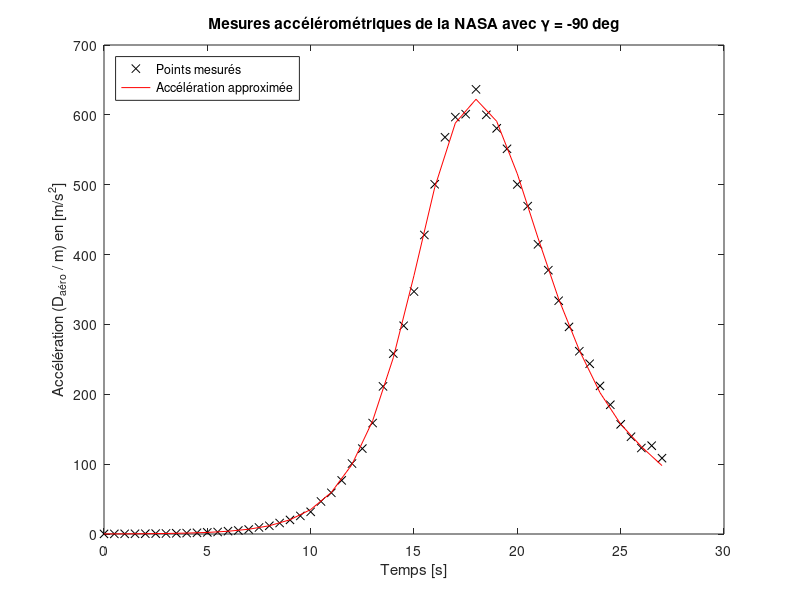
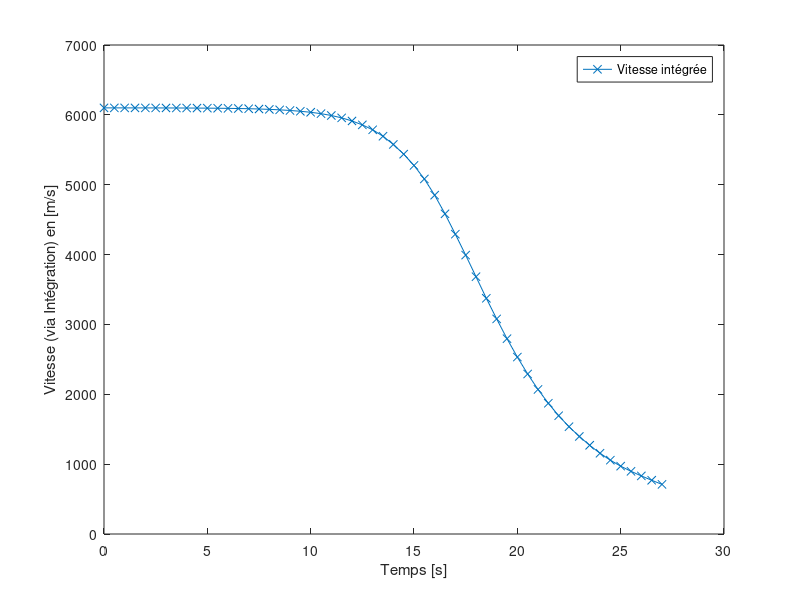
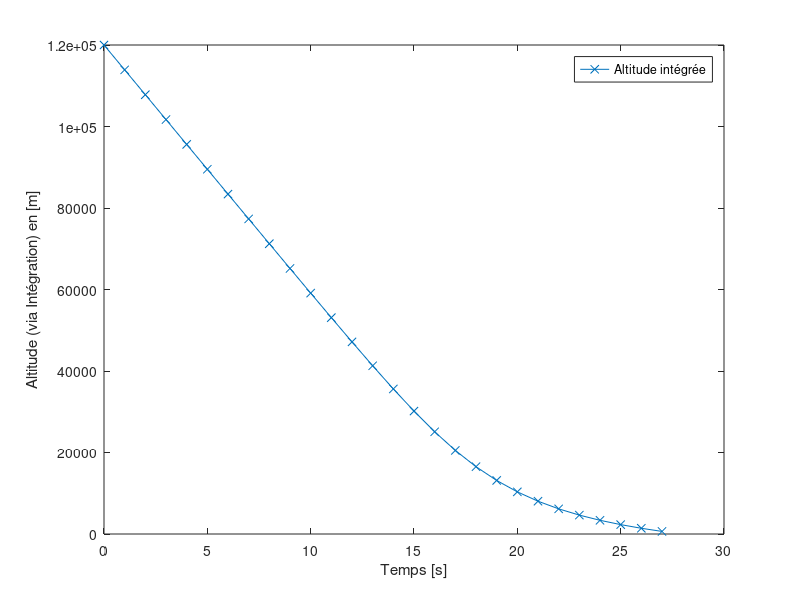
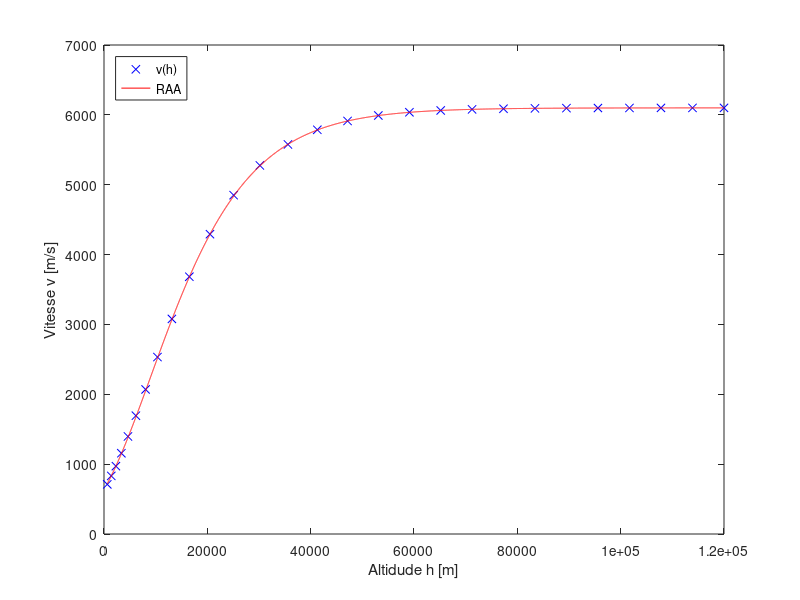

These charts were generated, in order, by the following MATLAB code: (Note: this script raises an error after producing the figures.)
clc
clear all
close all

load Accelero_Data_from_NASA

% ======== Paramètres ========  %
% NOTE : Mettre tout les angles en RADIANS dans les équations

m = 50;                 % kg            Masse de la capsule)
J = 1.5;                % kg-m^2        Inertie de la capsule)
R_mars = 3397e3;        % m             Rayon de mars
mu_mars = 42830e9;      % m^3/s^2       Paramètre grav. de Mars
%rho0 = ???             % ???           Densité atmosphérique à h0
%hs = ???               % ???           Facteur d'échelle de la densité
S = 0.8;                % m^2           Surface aéro. de la capsule
d = 0.05;               % m             Dimension aéro. de la capsule
CD0 = 1.2;              %               Coefficient de la trainée
CLa = 0.8;              %               Coefficient de la portance
CMa = -0.07;            %               Coefficient de couple
CMq = -0.05;            %               Coefficient d'amortissement
CMd = 0.1;              %               Coefficient de volet aéro.

% ======== Condition intiales ======== %

v_ini = 6100;           % m/s
gamma_ini = -20.5;      % deg       !!!
gamma_ini_rad = deg2rad(gamma_ini);
h_ini = 120000;         % m
s_ini = 0.0;            % deg       !!!
theta_ini = -80;        % deg       !!!
theta_ini_rad = deg2rad(theta_ini);
q_ini = 0.0;            % deg/s     !!!


% ======== Condition finales désirées ======== %

v_fin1 = 250;           % m/s       
v_fin2 = 300;           % m/s
h_fin = 10000;          % m

% ======== Contraintes ======== %

Delta_t_lim = 40;        % s
P_dyn_max = 9500;        % N/m^2
D_aero_max = 2650;       % N (pas dépasser ça plus que 40s)
% │theta_cmd│ < 60 deg


%% Résultat de la NASA

% ======== Condition intiales ======== %

v_ini_nasa = 6100;          % m/s
gamma_ini_nasa = -90;       % deg       
h_ini_nasa = 120000;        % m
s_ini_nasa = 0.0;           % deg       
theta_ini_nasa = -90;       % deg       
q_ini_nasa = 0.0;           % deg/s     


% ======== Bruit de mesure et Paramètre Balistique ======== %
sigma_n = 0.035;            % ??? car sigma_n((a_mes-a_approx)/a_mes) donc mult ???
B = CD0*S/m;                % m^2/kg

%% Identification

% Intégrons les données pour obtenir v(h). On cherche donc deux set de
% données qui donne des v et des h pour des temps identiques qu'on met
% ensemble par la suite. a->v par Trapeze et v->h par Simpson. Int

% 1. Trapèze:
v_trap(1) = 0;  %Initialisation du vecteur
dt = t(2)-t(1);
%dt = (t(end) - t(1))/length(t)
for n = 2:length(acc_mes)
    v_trap(n) = dt/2 * (acc_mes(1) + acc_mes(n) + 2*sum(acc_mes(2:n-1)));
end
v_trap = -v_trap + v_ini_nasa; % Pour ajouter la vitesse initiale à t = 0;

% Erreur sur trapeze
fpa_v = (acc_mes(2)-acc_mes(1))/dt; 
fpb_v = (acc_mes(end)-acc_mes(end-1))/dt; 
err_v = abs(dt^2/12 * (fpb_v - fpa_v));

% 2. Simpson:
h_simp(1) = 0;  %Initialisation du vecteur
t_simp(1) = t(1);
for n = 3:2:length(v_trap)
    h_simp((n-1)/2+1) = dt/3 * (-v_trap(1) + -v_trap(n) + 4*sum(-v_trap(2:2:n-1)) + 2*sum(-v_trap(3:2:n-1)));
    t_simp((n-1)/2+1) = t(n);
end
h_simp = h_simp + h_ini_nasa; % Pour ajouter la hauteur initiale à t = 0;

% Erreur sur Simpson
fpppa_h = ( -v_trap(4) - -3*v_trap(3) + -3*v_trap(2) - -v_trap(1) )/dt^3; 
fpppb_h = ( -v_trap(end) - -3*v_trap(end-1) + -3*v_trap(end-2) - -v_trap(end-3) )/dt^3;
err_h = abs(dt^4/180 * (fpppb_h - fpppa_h));

% Les paires de données sont donc v_trap(1:2:end) et h_simp pour t_simp (ou
% t(1:2:end)

% 3. Approximation à 2 paramètres:
Pdyn = acc_mes*m/(S*CD0);

Y = log(2*Pdyn(1:2:end)./(v_trap(1:2:end)'.^2));
X = h_simp';

b_m = inv([length(X),sum(X);sum(X),sum(X.^2)])*[sum(Y);sum(Y.*X)];

hs = -1/b_m(2)      % hs = 11100 [m] ou 1.11e4 [km] selon google
rho0 = exp(b_m(1))  % rho0 = 0.020 kg/m^3 selon google

% 4.  Calcul de l'erreur RMS et R2
% RMS
a_approx = (S*CD0)/m * 1/2*rho0*exp(-h_simp/hs).*v_trap(1:2:end).^2;
E = sum((a_approx-acc_mes(1:2:end)').^2);
RMS_a = sqrt(1/length(acc_mes(1:2:end)) * E)   % NOTE : RMS de l'acceleration

% NOTE : R2 TOUJOURS calculée dans le domaine linéaire (Y,X)
Y_calc = log(rho0*exp(-h_simp/hs));
R2 = sum((Y_calc-mean(Y)).^2)/sum((Y-mean(Y)).^2);


% 5. Comparaison avec bruit de l'accelerometre + RMS absolue (a_mes-a_approx)
% et (a_mes-a_approx)/a_mes

RMS_a_relatif = sqrt(1/length(acc_mes(1:2:end)) * sum((((a_approx-acc_mes(1:2:end)'))./acc_mes(1:2:end)').^2));

% Graphiques 
figure
plot(t,acc_mes,'kx')
hold on
plot(t_simp,a_approx,'r')
hold off
xlabel('Temps [s]')
ylabel('Accélération (D_{aéro} / m) en [m/s^2]')
legend('Points mesurés','Accélération approximée','Location','NorthWest')
title('Mesures accélérométriques de la NASA avec \gamma = -90 deg')

figure
plot(t,v_trap,'-x')
xlabel('Temps [s]')
ylabel('Vitesse (via Intégration) en [m/s]')
legend('Vitesse intégrée','Location','NorthEast')

figure
plot(t_simp,h_simp,'-x')
xlabel('Temps [s]')
ylabel('Altitude (via Intégration) en [m]')
legend('Altitude intégrée','Location','NorthEast')


%% Validation de la RAA
h_raa = linspace(h_simp(1),h_simp(end),1e4);

rho_raa = rho0 * exp(-h_raa/hs);
rho_raa_ini = rho0 * exp(-h_ini_nasa/hs);
v_raa = v_ini_nasa * exp(1/2 * B * hs * (rho_raa - rho_raa_ini)/sind(gamma_ini_nasa));

figure
plot(h_simp,v_trap(1:2:end),'xb')
hold on
plot(h_raa,v_raa,'r')
hold off
xlabel('Altidude h [m]')
ylabel('Vitesse v [m/s]')
legend('v(h)','RAA','Location','NorthWest')

%% Vérification des limites structurelle de la capsule

% Exprimons la courbe Pdyn avec RAA+gravité et appliquons Newton-Rhapson
% sur celui-ci. Note: Ce Pdyn sera en fonction de h et le delta_t_lim sera
% fait a partir du delta_h trouver par newton-rhapson.


% 0. Calcu de delta_v_aero
delta_v_aero1 = v_fin1 - sqrt(v_ini^2 + 2*mu_mars*(1/(h_fin+R_mars) - 1/(h_ini+R_mars)));
delta_v_aero2 = v_fin2 - sqrt(v_ini^2 + 2*mu_mars*(1/(h_fin+R_mars) - 1/(h_ini+R_mars)));

% 1. Calcul de l'angle gamma_ref pour les deux vitesse terminales
% Rho final utilisé dans les calculs de gamma ref
rho_fin = rho0*exp(-h_fin/hs);

% Calculs gamma refs
gamma_ref1 = asind(0.5*B*hs*(rho_fin - rho_raa_ini)/(log(1 + delta_v_aero1/v_ini))); 
gamma_ref2 = asind(0.5*B*hs*(rho_fin - rho_raa_ini)/(log(1 + delta_v_aero2/v_ini))); 

% Je refais les vecteurs de v avec la raa
v_raa_ref1 =  v_ini_nasa * exp((1/2) * B * hs * (rho_raa - rho_raa_ini)./sind(gamma_ref1));
v_raa_ref2 =  v_ini_nasa * exp((1/2) * B * hs * (rho_raa - rho_raa_ini)./sind(gamma_ref2));

% Pour vfin1 = 250 m/s
P_dyn_ref1 = (1/2)* rho_raa .* v_raa_ref1.^2;
D_aero_ref1 = P_dyn_ref1*S*CD0;
P_dyn_max1 = max(P_dyn_ref1); % ON EST GOOD C'EST EN BAS DE 9500
F_ref1 = D_aero_ref1 - D_aero_max;

% Pour vfin2 = 300 m/s
P_dyn_ref2 = (1/2)* rho_raa .* v_raa_ref2.^2;
D_aero_ref2 = P_dyn_ref2*S*CD0;
P_dyn_max2 = max(P_dyn_ref2); % ON EST GOOD C'EST EN BAS DE 9500

% Affichage des Daero en fonction de l'altitde
figure
plot(h_raa, D_aero_ref1)
hold on
plot(h_raa, ones(length(h_raa), 1)*D_aero_max)
title('Daero selon altitude :  vfin = 250 m/s')
xlabel('Altitude h [m]')
ylabel('Trainee Daero [N]') 
hold off

figure
plot(h_raa, D_aero_ref2)
hold on
plot(h_raa, ones(length(h_raa), 1)*D_aero_max)
title('Daero selon altitude :  vfin = 300 m/s')
xlabel('Altitude h [m]')
ylabel('Trainee Daero [N]') 
hold off


% 2. Newton-Raphson
tol = 1e-10; % Donnée dans guide étudiant

% =======================     VFIN1 = 250 m/s   ========================= %
% ===================     c'est avec gamma_ref_1   ====================== %
% points de départ des itérations, voir graph pour comprendre
h_vfin1_1 = 19000; 
h_vfin1_2 = 40000; 

% rho est fonction de h
rho_vfin1_1 = rho0 * exp(-h_vfin1_1/hs);
rho_vfin1_2 = rho0 * exp(-h_vfin1_2/hs);

% v aussi fonction de h (Pour RAA)
v_vfin1_1 = v_ini_nasa * exp(1/2*B*hs*(rho_vfin1_1 - rho_raa_ini)/sind(gamma_ref1));
v_vfin1_2 = v_ini_nasa * exp(1/2*B*hs*(rho_vfin1_2 - rho_raa_ini)/sind(gamma_ref1));

% donc Pdyn est fonction de h
Pdyn_vfin1_1 = (1/2)*rho_vfin1_1*v_vfin1_1^2;
Pdyn_vfin1_2 = (1/2)*rho_vfin1_2*v_vfin1_2^2;

% donc Daero aussi
D_aero_vfin1_1 = Pdyn_vfin1_1*S*CD0;
D_aero_vfin1_2 = Pdyn_vfin1_2*S*CD0;

% On veut les valeurs qui croisent Daero max
F_vfin1_1 = D_aero_vfin1_1 - D_aero_max;
F_vfin1_2 = D_aero_vfin1_2 - D_aero_max;

% Dérivée de Daero par rapport à h (un peu dégueulasse)
% Je l'ai split en parties
diff_rho_vfin1_1 = (-rho0/hs)*exp(-h_vfin1_1/hs);
diff_v2_vfin1_1 = ((-v_ini_nasa^2*B*hs*rho0)/(sind(gamma_ref1)*hs)) * exp(-h_vfin1_1/hs) * exp(B*hs*(rho_vfin1_1-rho_raa_ini)/sind(gamma_ref1));

diff_rho_vfin1_2 = (-rho0/hs)*exp(-h_vfin1_2/hs);
diff_v2_vfin1_2 = ((-v_ini_nasa^2*B*hs*rho0)/(sind(gamma_ref1)*hs)) * exp(-h_vfin1_2/hs) * exp(B*hs*(rho_vfin1_2-rho_raa_ini)/sind(gamma_ref1));

% Voici le résultat
D_vfin1_1 = (S*CD0/2)*(diff_rho_vfin1_1*v_vfin1_1^2 + diff_v2_vfin1_1*rho_vfin1_1);
D_vfin1_2 = (S*CD0/2)*(diff_rho_vfin1_1*v_vfin1_2^2 + diff_v2_vfin1_2*rho_vfin1_2);

% Itérations Newton Raphson
% Premier h 
count1 = 0;
while abs(F_vfin1_1) > tol
    % Nouveau h selon Newton-Raphson
    h_vfin1_1 = h_vfin1_1 - F_vfin1_1/D_vfin1_1;
    
    % Recalcul avec ce h -> rho -> v -> Pdyn -> Daero -> F ->dérivée Daero
    rho_vfin1_1 = rho0 * exp(-h_vfin1_1/hs);
    v_vfin1_1 = v_ini_nasa * exp(1/2*B*hs*(rho_vfin1_1 - rho_raa_ini)/sind(gamma_ref1));
    Pdyn_vfin1_1 = 1/2*rho_vfin1_1*v_vfin1_1^2;
    D_aero_vfin1_1 = Pdyn_vfin1_1*S*CD0;
    F_vfin1_1 = D_aero_vfin1_1 - D_aero_max;
    
    % Partie utilisée dans dérivée
    diff_rho_vfin1_1 = (-rho0/hs)*exp(-h_vfin1_1/hs);
    diff_v2_vfin1_1 = ((-v_ini_nasa^2*B*hs*rho0)/(sind(gamma_ref1)*hs)) * exp(-h_vfin1_1/hs) * exp(B*hs*(rho_vfin1_1-rho_raa_ini)/sind(gamma_ref1));
    
    D_vfin1_1 = (S*CD0/2)*(diff_rho_vfin1_1*v_vfin1_1^2 + diff_v2_vfin1_1*rho_vfin1_1);
    
    % Compteur pour éviter boucle infinie
    count1 = count1 + 1;
    if count1 > 500
        break;
    end
end

% Deuxieme h 
count2 = 0;
while abs(F_vfin1_2) > tol
    % Nouveau h selon Newton-Raphson
    h_vfin1_2 = h_vfin1_2 - F_vfin1_2/D_vfin1_2;
    
    % Recalcul avec ce h -> rho -> v -> Pdyn -> Daero -> F ->dérivée Daero
    rho_vfin1_2 = rho0 * exp(-h_vfin1_2/hs);
    v_vfin1_2 = v_ini_nasa * exp(1/2*B*hs*(rho_vfin1_2 - rho_raa_ini)/sind(gamma_ref1));
    Pdyn_vfin1_2 = 1/2*rho_vfin1_2*v_vfin1_2^2;
    D_aero_vfin1_2 = Pdyn_vfin1_2*S*CD0;
    F_vfin1_2 = D_aero_vfin1_2 - D_aero_max;
    
    % Partie utilisée dans dérivée
    diff_rho_vfin1_2 = (-rho0/hs)*exp(-h_vfin1_2/hs);
    diff_v2_vfin1_2 = ((-v_ini_nasa^2*B*hs*rho0)/(sind(gamma_ref1)*hs)) * exp(-h_vfin1_2/hs) * exp(B*hs*(rho_vfin1_2-rho_raa_ini)/sind(gamma_ref1));
    
    D_vfin1_2 = (S*CD0/2)*(diff_rho_vfin1_2*v_vfin1_2^2 + diff_v2_vfin1_2*rho_vfin1_2);
    
    % Compteur pour éviter boucle infinie
    count2 = count2 + 1;
    if count2 > 500
        break;
    end
end

% Vérification de la dérivée
for i = 1 : length(F_ref1)-1
    diff_approx(i) = (F_ref1(i+1) - F_ref1(i))/(h_raa(2)-h_raa(1));
    
    diff_rho = (-rho0/hs)*exp(-h_raa(i)/hs);
    diff_v2 = ((-B*hs*rho0*v_ini_nasa^2)/(sind(gamma_ref1)*hs)) * exp(-h_raa(i)/hs) * exp(B*hs*(rho_raa(i)-rho_raa_ini)/sind(gamma_ref1));
    
    D_NR1(i) = (S*CD0/2)*(diff_rho*v_raa_ref1(i)^2 + diff_v2*rho_raa(i));
end

% Graph dérivée et approximation 
figure
plot(h_raa(1:end-1), D_NR1)
hold on
plot(h_raa(1:end-1), diff_approx)
legend('Dérivée trouvée analytiquement', 'Dérivée approx.')
title('Comparaison des dérivées')

% =======================     VFIN1 = 300 m/s   ========================= %
% ===================     c'est avec gamma_ref_2   ====================== %
% points de départ des itérations, voir graph pour comprendre
h_vfin2_1 = 19000; 
h_vfin2_2 = 40000; 

% rho est fonction de h
rho_vfin2_1 = rho0 * exp(-h_vfin2_1/hs);
rho_vfin2_2 = rho0 * exp(-h_vfin2_2/hs);

% v aussi fonction de h (Pour RAA)
v_vfin2_1 = v_ini_nasa * exp(1/2*B*hs*(rho_vfin2_1 - rho_raa_ini)/sind(gamma_ref2));
v_vfin2_2 = v_ini_nasa * exp(1/2*B*hs*(rho_vfin2_2 - rho_raa_ini)/sind(gamma_ref2));

% donc Pdyn est fonction de h
Pdyn_vfin2_1 = (1/2)*rho_vfin2_1*v_vfin2_1^2;
Pdyn_vfin2_2 = (1/2)*rho_vfin2_2*v_vfin2_2^2;

% donc Daero aussi
D_aero_vfin2_1 = Pdyn_vfin2_1*S*CD0;
D_aero_vfin2_2 = Pdyn_vfin2_2*S*CD0;

% On veut les valeurs qui croisent Daero max
F_vfin2_1 = D_aero_vfin2_1 - D_aero_max;
F_vfin2_2 = D_aero_vfin2_2 - D_aero_max;

% Dérivée de Daero par rapport à h (un peu dégueulasse)
% Je l'ai split en parties
diff_rho_vfin2_1 = (-rho0/hs)*exp(-h_vfin2_1/hs);
diff_v2_vfin2_1 = ((-v_ini_nasa^2*B*hs*rho0)/(sind(gamma_ref2)*hs)) * exp(-h_vfin2_1/hs) * exp(B*hs*(rho_vfin2_1-rho_raa_ini)/sind(gamma_ref2));

diff_rho_vfin2_2 = (-rho0/hs)*exp(-h_vfin2_2/hs);
diff_v2_vfin2_2 = ((-v_ini_nasa^2*B*hs*rho0)/(sind(gamma_ref2)*hs)) * exp(-h_vfin2_2/hs) * exp(B*hs*(rho_vfin2_2-rho_raa_ini)/sind(gamma_ref2));

% Voici le résultat
D_vfin2_1 = (S*CD0/2)*(diff_rho_vfin2_1*v_vfin2_1^2 + diff_v2_vfin2_1*rho_vfin2_1);
D_vfin2_2 = (S*CD0/2)*(diff_rho_vfin2_1*v_vfin2_2^2 + diff_v2_vfin2_2*rho_vfin2_2);

% Itérations Newton Raphson
% Premier h 
count3 = 0;
while abs(F_vfin2_1) > tol
    % Nouveau h selon Newton-Raphson
    h_vfin2_1 = h_vfin2_1 - F_vfin2_1/D_vfin2_1;
    
    % Recalcul avec ce h -> rho -> v -> Pdyn -> Daero -> F ->dérivée Daero
    rho_vfin2_1 = rho0 * exp(-h_vfin2_1/hs);
    v_vfin2_1 = v_ini_nasa * exp(1/2*B*hs*(rho_vfin2_1 - rho_raa_ini)/sind(gamma_ref2));
    Pdyn_vfin2_1 = 1/2*rho_vfin2_1*v_vfin2_1^2;
    D_aero_vfin2_1 = Pdyn_vfin2_1*S*CD0;
    F_vfin2_1 = D_aero_vfin2_1 - D_aero_max;
    
    % Partie utilisée dans dérivée
    diff_rho_vfin2_1 = (-rho0/hs)*exp(-h_vfin2_1/hs);
    diff_v2_vfin2_1 = ((-v_ini_nasa^2*B*hs*rho0)/(sind(gamma_ref2)*hs)) * exp(-h_vfin2_1/hs) * exp(B*hs*(rho_vfin2_1-rho_raa_ini)/sind(gamma_ref2));
    
    D_vfin2_1 = (S*CD0/2)*(diff_rho_vfin2_1*v_vfin2_1^2 + diff_v2_vfin2_1*rho_vfin2_1);
    
    % Compteur pour éviter boucle infinie
    count3 = count3 + 1;
    if count3 > 500
        break;
    end
end

% Deuxieme h 
count4 = 0;
while abs(F_vfin2_2) > tol
    % Nouveau h selon Newton-Raphson
    h_vfin2_2 = h_vfin2_2 - F_vfin2_2/D_vfin2_2;
    
    % Recalcul avec ce h -> rho -> v -> Pdyn -> Daero -> F ->dérivée Daero
    rho_vfin2_2 = rho0 * exp(-h_vfin2_2/hs);
    v_vfin2_2 = v_ini_nasa * exp(1/2*B*hs*(rho_vfin2_2 - rho_raa_ini)/sind(gamma_ref2));
    Pdyn_vfin2_2 = 1/2*rho_vfin2_2*v_vfin2_2^2;
    D_aero_vfin2_2 = Pdyn_vfin2_2*S*CD0;
    F_vfin2_2 = D_aero_vfin2_2 - D_aero_max;
    
    % Partie utilisée dans dérivée
    diff_rho_vfin2_2 = (-rho0/hs)*exp(-h_vfin2_2/hs);
    diff_v2_vfin2_2 = ((-v_ini_nasa^2*B*hs*rho0)/(sind(gamma_ref2)*hs)) * exp(-h_vfin2_2/hs) * exp(B*hs*(rho_vfin2_2-rho_raa_ini)/sind(gamma_ref2));
    
    D_vfin2_2 = (S*CD0/2)*(diff_rho_vfin2_2*v_vfin2_2^2 + diff_v2_vfin2_2*rho_vfin2_2);
    
    % Compteur pour éviter boucle infinie
    count4 = count4 + 1;
    if count4 > 500
        break;
    end
end

% NOTE: h obtenus comparés avec les graphs et ils concordent

% 3. Durée t lim 

% Création du vecteur de vraa qui comporte les éléments > v à h trouvé
% v_moyen_1_vec = v_raa_ref1(v_vfin1_1 < v_raa_ref1);
% v_moyen_2_vec = v_raa_ref2(v_vfin2_1 < v_raa_ref1);
% 
% % Je savais pas comment le faire en une seule ligne so je refais m chose
% v_moyen_1_vec = v_moyen_1_vec(v_moyen_1_vec < v_vfin1_2);
% v_moyen_2_vec = v_moyen_2_vec(v_moyen_2_vec < v_vfin2_2);

% V moyen entre les deux h
v_moyen_1 = (v_vfin1_1 + v_vfin1_2)/2;
v_moyen_2 = (v_vfin2_1 + v_vfin2_2)/2;

% Calculs des tlim 
delta_tlim1 = (h_vfin1_1 - h_vfin1_2)/(v_moyen_1*sind(gamma_ref1));
delta_tlim2 = (h_vfin2_1 - h_vfin2_2)/(v_moyen_2*sind(gamma_ref2));

% RÉSULTATS OBTENUS < 40s ON EST GOOD

%% Commande de la dynamique de translation
tau = 0.25; %[s]
Kp_tra = 1/tau;


%% Commande de la dynamique de rotation
zeta = 0.7;
wn = 20; %[rad/s] !!!
% wn_deg = rad2deg(wn);
Kp_rot = wn^2;
Kd_rot = 2*zeta*wn;

%% Simulation
% Sauvegarde un fichier de constantes
% Conditions initiales et temps final
t_ini = 0;
z0 = [v_ini, gamma_ini_rad, h_ini, s_ini, theta_ini_rad, q_ini];
tspan = [0, 126];

reltol1 = 10e-10;
options = odeset('reltol', reltol1);
[t, z] = ode45('capsule', tspan, z0, options);

%%
figure
plot(z(:,3), z(:,1))
set(gca,'Xdir','reverse')
title('Vitesse selon altitude de la capsule, sans asservissement')
